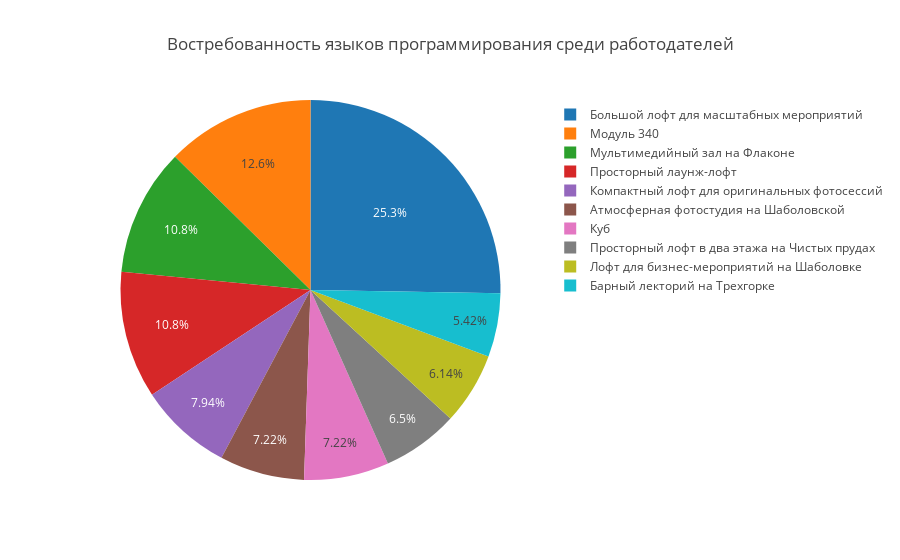

Notebook cell for this chart:
### Markdown cell above
### Количество мест для сидения в лофте

### Code cell
df_foot = dfc[['Name', 'Footprint']]
df_foot = df_foot[df_foot.Footprint != 0]
df_foot = df_foot.sort_values(by='Footprint', ascending=False)


data = go.Pie(labels=df_vmest['Name'].values[:MAX], values=df_foot['Footprint'].values[:MAX])
layout = {'title': 'Востребованность языков программирования среди работодателей'}
fig = go.Figure(data=[data], layout=layout)
iplot(fig)

### Figure 1 — Plotly figure (JSON) as saved in the notebook; plotly's stock layout.template omitted (floating-point values rounded to 4 significant figures)
{"data": [{"labels": ["Большой лофт для масштабных мероприятий", "Модуль 340", "Мультимедийный зал на Флаконе", "Просторный лаунж-лофт", "Компактный лофт для оригинальных фотосессий", "Атмосферная фотостудия на Шаболовской", "Куб", "Просторный лофт в два этажа на Чистых прудах", "Лофт для бизнес-мероприятий на Шаболовке", "Барный лекторий на Трехгорке"], "type": "pie", "values": [700, 350, 300, 300, 220, 200, 200, 180, 170, 150]}], "layout": {"title": "Востребованность языков программирования среди работодателей"}}
